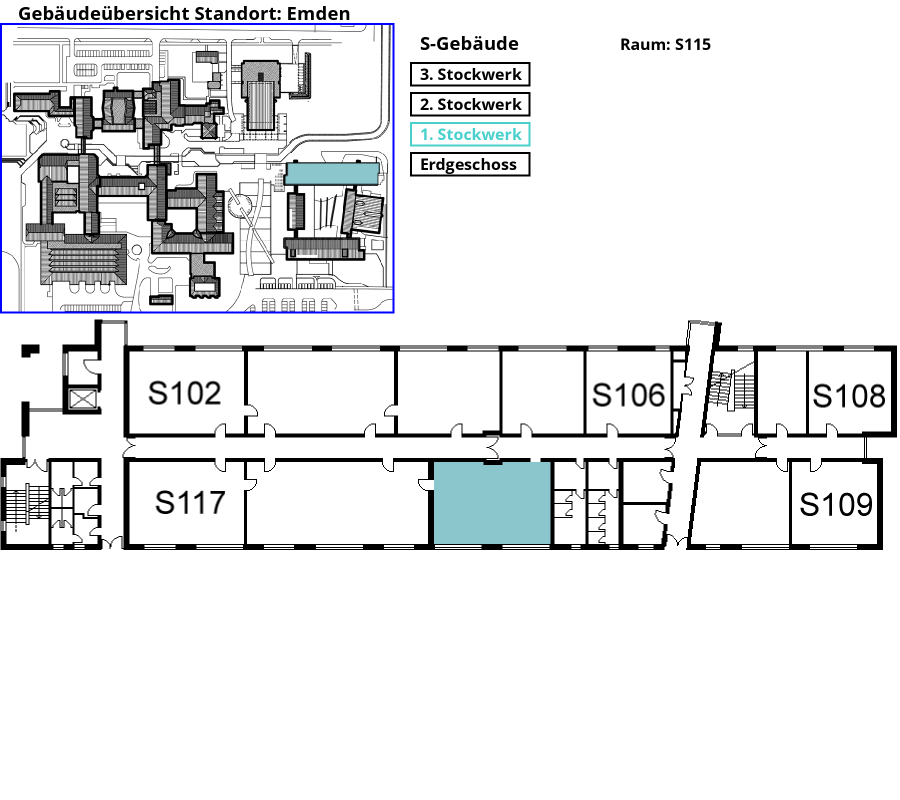
#> input picture Raumplan.png, 1800 x 1600 px, found by its file name (shown at 1/2 size)
$ jupyter execute raumplan.ipynb
#> lines starting #> are read from the running program, lines starting #| are printed output that depends on the picture; after the words box and inside, x2 and y2 are one past the last pixel; in counts of white or black regions, pixels touching at a corner belong together
Dieser Programmteil soll für die Zuordnung vom Raum (S115) zu Koordinaten sorgen (x,y)

[cell 1]
roomplan = {}
mystring = "S103"
roomplan[mystring] = [5, 6]
print(roomplan)
# print(type(roomplan.get(mystring)[0]))

[cell 2]
import re
import matplotlib.pyplot as plt
from skimage import io

img_S100 = io.imread("raumplan.png")
#> img_S100 is the input picture: shape (1600, 1800, 3); mean R, G, B 230.8, 231.9, 232.9
img_S100 = img_S100[620:1120, :, :]
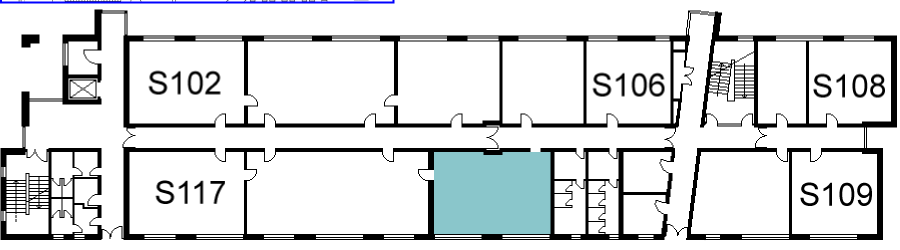
#> img_S100: shape (500, 1800, 3) (shown at 1/2 size); mean R, G, B 216.9, 219.5, 220.6
room_coordinates = "0,0;0,0;400,150;650,150;900,150;1090,150;1260,150;1560,150;1750,150;1670,400;1500,380;0,0;0,0;0,0;0,0;980,400;670,400;370,400"
words = room_coordinates.split(sep=";")
i = 0

array3D = []
roomplan = {}
s = "S102"
append = ""
for word in words:
    x, y = word.split(sep=",")
    # because the image was cropped, the original x- (and y-) values have to be corrected accordingly
    #y=int(x)
    #y-=int(620)
    append = str(i)
    # if i is less than 10, add a 0 so that all strings have length 2
    if (len(append) == 1):
        append = "0"+append
    if (len(append) != 2):
        raise NotImplementedError("add support for more than 99 rooms")
    array3D.append(["S1"+append, x, y])
    roomplan["S1"+append] = x, y
    i += 1
print("matrix2=", array3D)
print("dict=", roomplan)
# search for string in list. Maps are probably a lot better for this
for item in array3D:
    if isinstance(item, str) and re.search(s, item):
        print(f'{s} is present in the list')
        break

plt.imshow(img_S100)
print(type(roomplan.items()))
print(roomplan.values())
print(type(roomplan.values()))
print(roomplan.values())
roomplan_list=list(roomplan.values())
print(roomplan_list[0])
print(img_S100.shape)
#| (500, 1800, 3)
offset=20
for room in roomplan_list:
    x,y=list(room)
    x,y=int(x),int(y)
    print(x,y)
    img_S100[y:y+offset,x:x+offset,0]=0
    img_S100[y:y+offset,x:x+offset,1]=0
    img_S100[y:y+offset,x:x+offset,2]=0
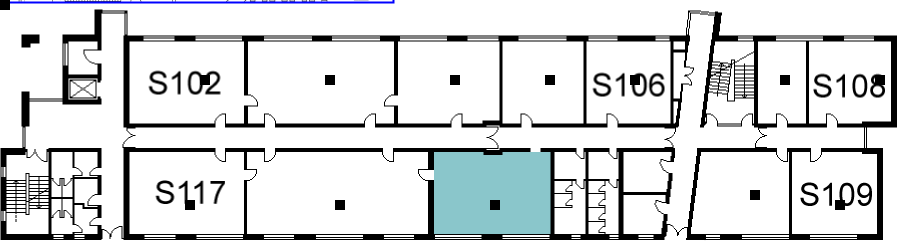
#> img_S100: shape (500, 1800, 3) (shown at 1/2 size); 0.54% of pixels changed, all inside (x1, y1, x2, y2) = (0, 0, 1770, 420)
#plt.scatter(roomplan.items)
plt.imshow(img_S100)
plt.show()
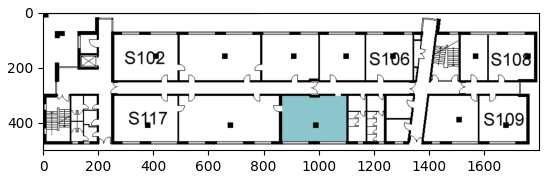
#> figure drawn by matplotlib, 1 panel
